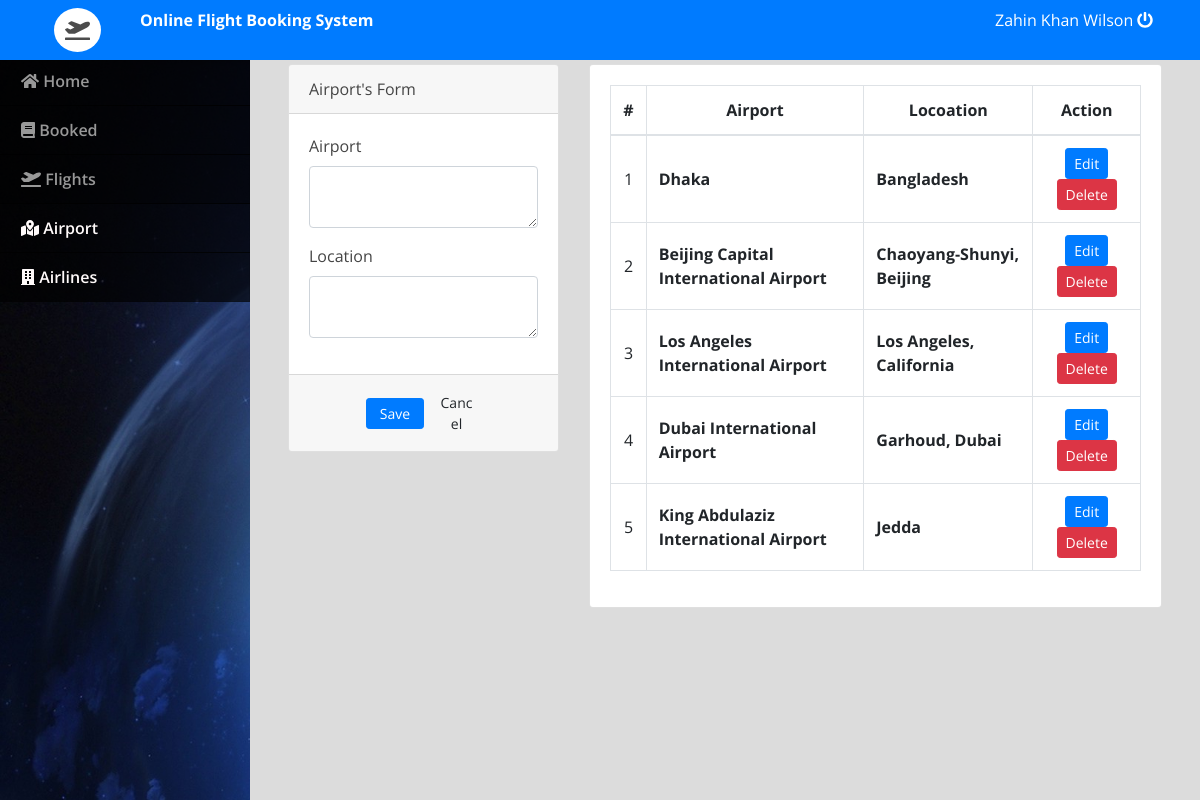
Page /admin/index.php?page=airport (signed in) on the committed database.
### tables this page shows
CREATE TABLE `airport_list` (
  `id` int(30) NOT NULL,
  `airport` text NOT NULL,
  `location` text NOT NULL
);

### admin/airport.php (the view, shortened to what this page needs)
<?php include('db_connect.php');?>
<div class="container-fluid">
	<div class="col-lg-12">
		<div class="row">
			<div class="col-md-4">
			<form action="" id="manage-airports">
				<div class="card">
					<div class="card-header">
						   Airport's Form
				  	</div>
					<div class="card-body">
							<div class="form-group">
								<label class="control-label">Airport</label>
								<textarea name="airport" id="" cols="30" rows="2" class="form-control"></textarea>
							</div>
							<div class="form-group">
								<label class="control-label">Location</label>
								<textarea name="location" id="" cols="30" rows="2" class="form-control"></textarea>
							</div>
					</div>
					<div class="card-footer">
						<div class="row">
							<div class="col-md-12">
								<button class="btn btn-sm btn-primary col-sm-3 offset-md-3"> Save</button>
								<button class="btn btn-sm btn-default col-sm-3" type="button" onclick="_reset()"> Cancel</button>
							</div>
						</div>
					</div>
				</div>
			</form>
			</div>
			<div class="col-md-8">
				<div class="card">
					<div class="card-body">
						<table class="table table-bordered table-hover">
							<thead>
								<tr>
									<th class="text-center">#</th>
									<th class="text-center">Airport</th>
									<th class="text-center">Locoation</th>
									<th class="text-center">Action</th>
								</tr>
							</thead>
							<tbody>
								<?php
								$i = 1;
								$cats = $conn->query("SELECT * FROM airport_list order by id asc");
								while($row=$cats->fetch_assoc()):
								?>
								<tr>
									<td class="text-center"><?php echo $i++ ?></td>
									<td class="">
										 <b><?php echo $row['airport'] ?></b>
									</td>
									<td class="">
										 <b><?php echo $row['location'] ?></b>
									</td>
									<td class="text-center">
										<button class="btn btn-sm btn-primary edit_airline" type="button" data-id="<?php echo $row['id'] ?>" data-airport="<?php echo $row['airport'] ?>" data-location="<?php echo $row['location'] ?>" >Edit</button>
										<button class="btn btn-sm btn-danger delete_airline" type="button" data-id="<?php echo $row['id'] ?>">Delete</button>
									</td>
								</tr>
								<?php endwhile; ?>
							</tbody>
						</table>
					</div>
				</div>
			</div>
		</div>
	</div>
</div>

### admin/assets/css/style.css (style rules this page uses)
body { font-family: "Open Sans", sans-serif; color: #444444; width: 100%; height: calc(100%); }

### admin/index.php (style rules this page uses)
body { background: #80808045; }

### admin/airport.php (style rules this page uses)
td { vertical-align: middle !important; }

### rows in the picture
airport_list: airport "Dhaka", location "Bangladesh"
airport_list: airport "Beijing Capital International Airport", location "Chaoyang-Shunyi, Beijing"
airport_list: airport "Los Angeles International Airport", location "Los Angeles, California"
airport_list: airport "Dubai International Airport", location "Garhoud, Dubai"
airport_list: airport "King Abdulaziz International Airport", location "Jedda"

### other values in the picture
$_SESSION['login_name'] "Zahin Khan Wilson"
